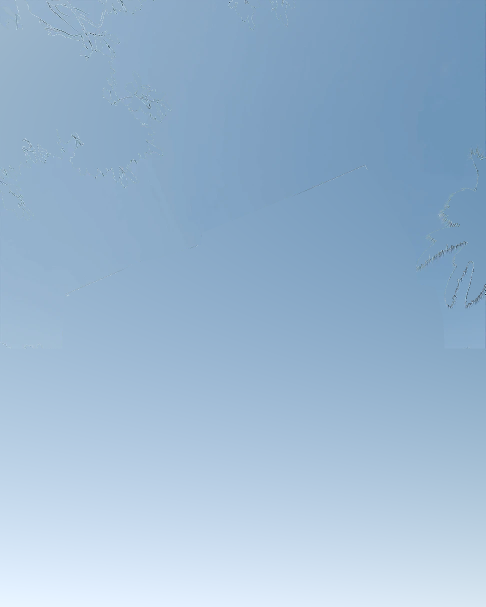
#> input picture motion/civic-apartment/assets/renders/layers/sky.png, 971 x 1214 px (shown at 1/2 size)
$ python layers.py ../assets/renders/layers/sky.png ../assets/renders/layers/mid.png
#> lines starting #> are read from the running program, lines starting #| are printed output that depends on the picture; after the words box and inside, x2 and y2 are one past the last pixel; in counts of white or black regions, pixels touching at a corner belong together
"""Splits the street-level render into three parallax layers.

  sky.png    the sky alone, filled in smoothly behind everything else
  mid.png    the building, street and everything at its depth: every pixel
             is the render's own, untouched; only sky and front foliage are
             cut out (alpha)
  front.png  the tree branches and palm fronds that hang over the sky

Usage: python3 -I tools/layers.py assets/renders/street-view.webp assets/renders/layers
"""
import sys, os
import numpy as np
from PIL import Image, ImageFilter

src, out = sys.argv[1], sys.argv[2]
os.makedirs(out, exist_ok=True)
im = np.asarray(Image.open(src).convert("RGB")).astype(np.float32)
H, W, _ = im.shape
#> H = 1214; W = 971
r, g, b = im[..., 0], im[..., 1], im[..., 2]
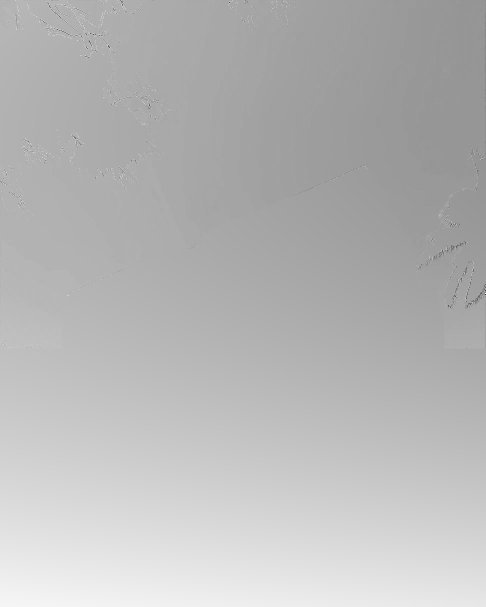
#> g: shape (1214, 971) float32 (shown at 1/2 size); min 11, max 246, mean 183.2
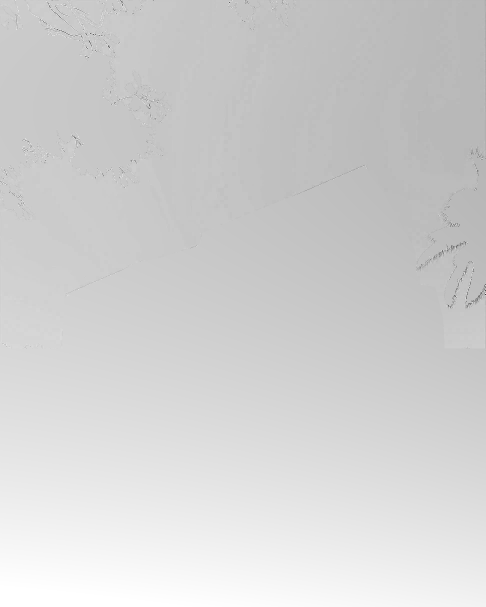
#> b: shape (1214, 971) float32 (shown at 1/2 size); min 29, max 255, mean 209.2
yy, xx = np.mgrid[0:H, 0:W]

# The building's outline, traced by hand in render pixels. Nothing below it
# can be sky, so the bluish shadows and the glass are never cut out.
ROOF = [(0, 700), (124, 700), (128, 598), (276, 527), (318, 519), (402, 492), (404, 468),
        (720, 340), (742, 344), (830, 503), (834, 571), (870, 576), (886, 640), (889, 700), (971, 700)]
rx = np.array([p[0] for p in ROOF], float)
ry = np.array([p[1] for p in ROOF], float)
roofline = np.interp(np.arange(W), rx, ry) - 3  # 3 px clear of the edge
# Sky: clearly blue and above the outline.
sky = (b > r + 28) & (b > g + 8) & (yy < roofline[None, :])
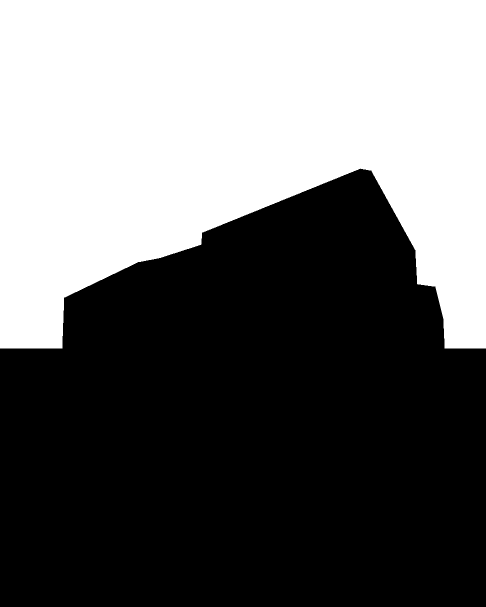
#> sky: shape (1214, 971) bool (shown at 1/2 size); 42.4% white; 1 white region, box (x1, y1, x2, y2) and area: (0, 0, 971, 697) 499871
# keep only sky connected to the top edge (flood fill on a coarse pass)
from collections import deque
seen = np.zeros_like(sky)
q = deque((0, x) for x in range(W) if sky[0, x])
for p in q: seen[p] = True
#> this loop made 971 passes
#> p on passes 1 to 3: (0, 0), (0, 1), (0, 2)
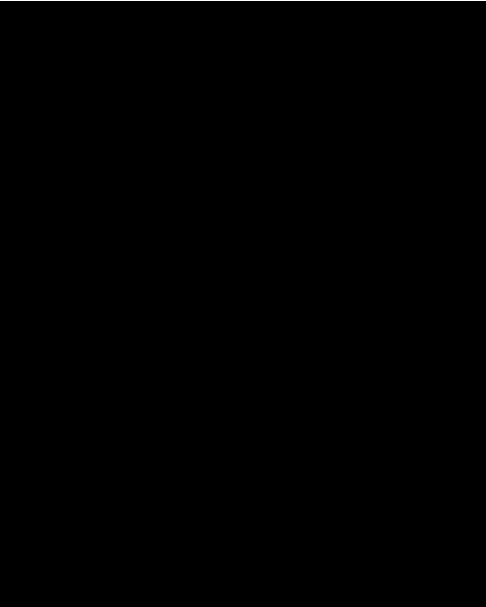
#> seen: shape (1214, 971) bool (shown at 1/2 size); 0.08% white in thin lines or dots, all inside (x1, y1, x2, y2) = (0, 0, 971, 1)
while q:
    y, x = q.popleft()
    for dy, dx in ((1, 0), (-1, 0), (0, 1), (0, -1)):
        ny, nx = y + dy, x + dx
        if 0 <= ny < H and 0 <= nx < W and sky[ny, nx] and not seen[ny, nx]:
            seen[ny, nx] = True
            q.append((ny, nx))
sky = seen

# Front foliage: whatever is not sky in the regions where leaves hang over
# the sky: the tree at the top left, the leaves along the top edge, and the
# palm at the right edge above the building's roofline.
zone = ((xx < 360) & (yy < 460)) | (yy < 60) | ((xx > 828) & (yy < 566)) | ((xx > 890) & (yy < 640))
front = zone & ~sky
#> front: shape (1214, 971) bool; 0.02% white; 1 white region, box (x1, y1, x2, y2) and area: (829, 499, 834, 566) 229

# Smooth sky everywhere: fit colour as a quadratic in (x, y) over sky pixels.
ys, xs = np.nonzero(sky)
A = np.stack([np.ones_like(xs), xs, ys, xs * ys, xs**2, ys**2], 1).astype(np.float64) / [1, W, H, W * H, W * W, H * H]
Afull = np.stack([np.ones(H * W), xx.ravel(), yy.ravel(), (xx * yy).ravel(), (xx**2).ravel(), (yy**2).ravel()], 1) / [1, W, H, W * H, W * W, H * H]
skyimg = np.zeros_like(im)
for c in range(3):
    coef, *_ = np.linalg.lstsq(A, im[ys, xs, c].astype(np.float64), rcond=None)
    skyimg[..., c] = (Afull @ coef).reshape(H, W)
#> this loop made 3 passes
#> coef on passes 1 to 3: [159.3, -44.86, -80.23, 30.16, -2.92, 156.3], [184.1, -33.41, -55.55, 19.32, -1.34, 119.1], [204.3, -11.66, -32.18, 2.53, -8.91, 89.19]
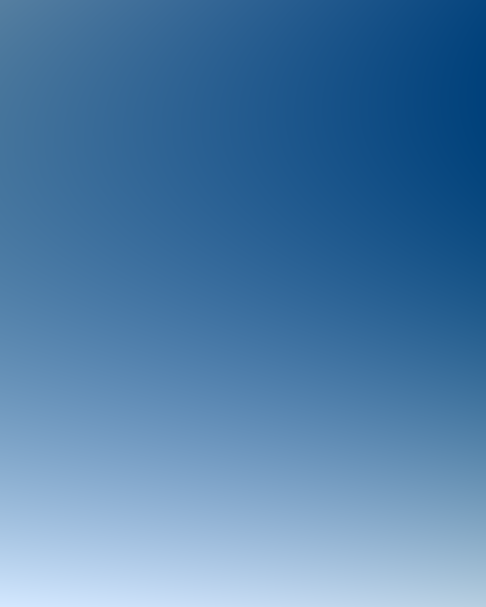
#> skyimg: shape (1214, 971, 3) float32 (shown at 1/2 size); mean R, G, B 155.3, 183.7, 209.8; drawn with min black and max white
# keep the real sky where it is visible, the fit elsewhere
skyimg = np.where(sky[..., None], im, skyimg)

def alpha(mask, blur=0.8):
#> called with blur = 0.8
    a = Image.fromarray((mask * 255).astype(np.uint8)).filter(ImageFilter.GaussianBlur(blur))
    return np.asarray(a).astype(np.float32) / 255

a_front = alpha(front)
a_mid = 1 - np.maximum(alpha(sky), a_front)
a_mid[~(sky | front)] = 1.0  # building pixels stay fully opaque
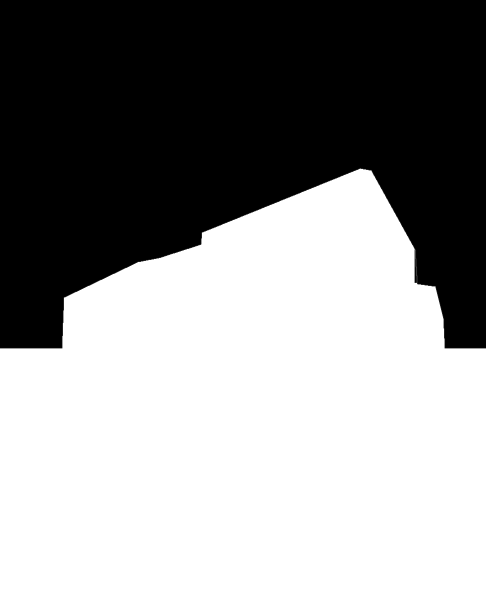
#> a_mid: shape (1214, 971) float32 (shown at 1/2 size); min 0, max 1, mean 0.576

def save(rgb, a, name):
#> called with name = 'sky.png'
    rgba = np.dstack([np.clip(rgb, 0, 255), np.clip(a * 255, 0, 255)]).astype(np.uint8)
    Image.fromarray(rgba, "RGBA").save(os.path.join(out, name), optimize=True)

save(skyimg, np.ones((H, W)), "sky.png")
save(im, a_mid, "mid.png")
save(im, a_front, "front.png")
# preview: sky red, front green
prev = im.copy()
prev[sky] = prev[sky] * 0.4 + np.array([255, 0, 0]) * 0.6
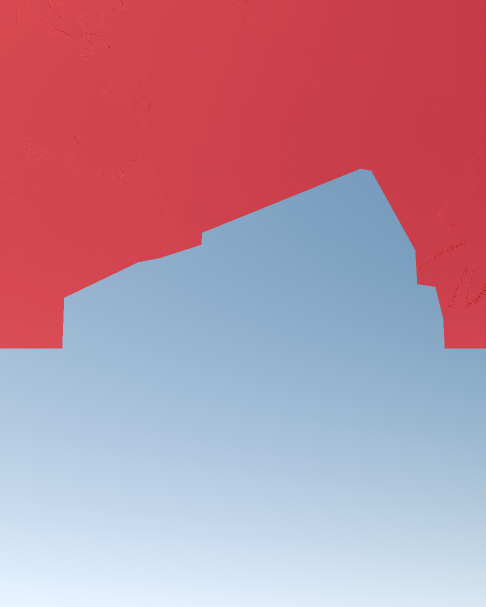
#> prev: shape (1214, 971, 3) float32 (shown at 1/2 size); mean R, G, B 185.8, 141, 159.6
prev[front] = prev[front] * 0.4 + np.array([0, 255, 0]) * 0.6
Image.fromarray(prev.astype(np.uint8)).save(os.path.join(out, "_masks.png"))
print("sky", int(sky.sum()), "front", int(front.sum()), "of", H * W)
#| sky 499871 front 229 of 1178794

$ run again, with motion/civic-apartment/assets/renders/street-view.webp saved as motion/civic-apartment/assets/renders/layers/sky.png
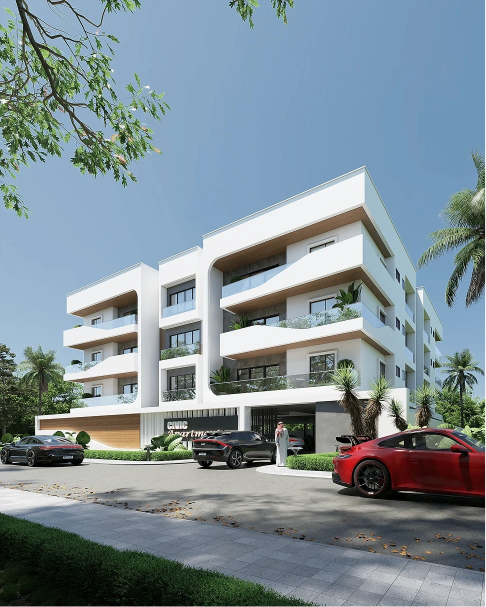
#> input picture motion/civic-apartment/assets/renders/street-view.webp, 971 x 1214 px (shown at 1/2 size)
#> `sky = (b > r + 28) & (b > g + 8) & (yy < roofline[None, :])`:
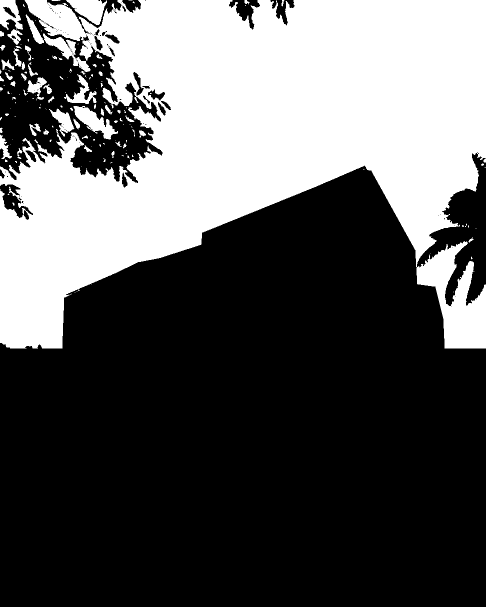
#> sky: shape (1214, 971) bool (shown at 1/2 size); 35.7% white; 158 white regions (92 under 20 px), largest, box (x1, y1, x2, y2) and area: (0, 0, 971, 697) 403283, (147, 212, 236, 279) 2397, (132, 0, 214, 50) 2318
#> the loop `for p in q: seen[p] = True` made 788 passes
#> p on passes 1 to 3: (0, 0), (0, 1), (0, 2)
#> the loop `while q:` made 407281 passes
#> x on passes 1 to 3: 0, 1, 2
#> front: shape (1214, 971) bool; 7.8% white; 94 white regions (68 under 20 px), largest, box (x1, y1, x2, y2) and area: (0, 0, 325, 366) 66102, (834, 304, 971, 613) 16578, (0, 368, 66, 440) 1871
#> the loop `for c in range(3):` made 3 passes
#> coef on passes 1 to 3: [159.8, -46.45, -80.38, 31.59, -1.89, 154.7], [184.6, -35.02, -55.67, 20.76, -0.295, 117.5], [204.8, -13.29, -32.29, 3.97, -7.85, 87.46]
#> `prev[front] = prev[front] * 0.4 + np.array([0, 255, 0]) * 0.6`:
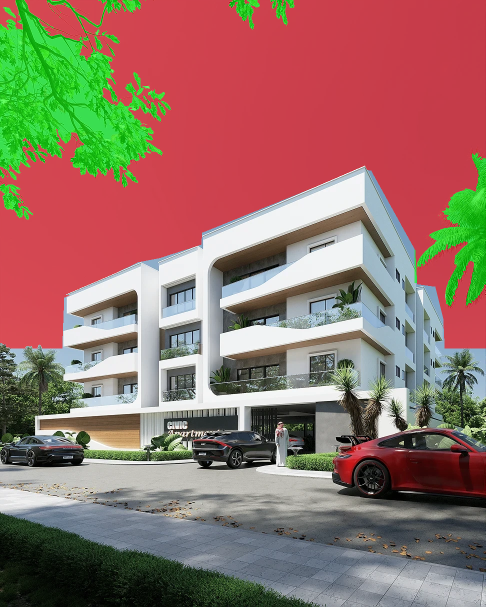
#> prev: shape (1214, 971, 3) float32 (shown at 1/2 size); mean R, G, B 146.2, 112.9, 102.9
#| sky 407281 front 92188 of 1178794
